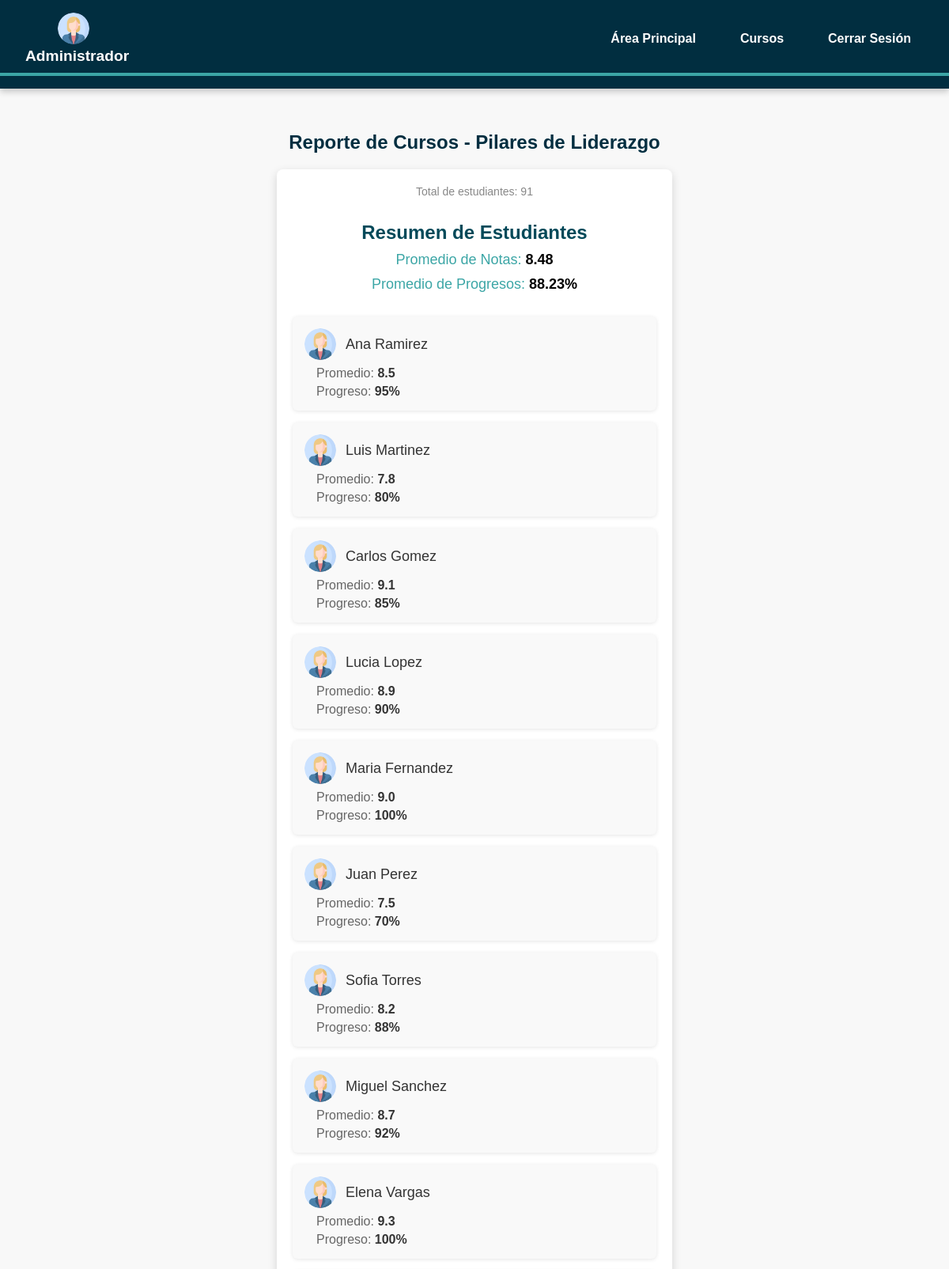
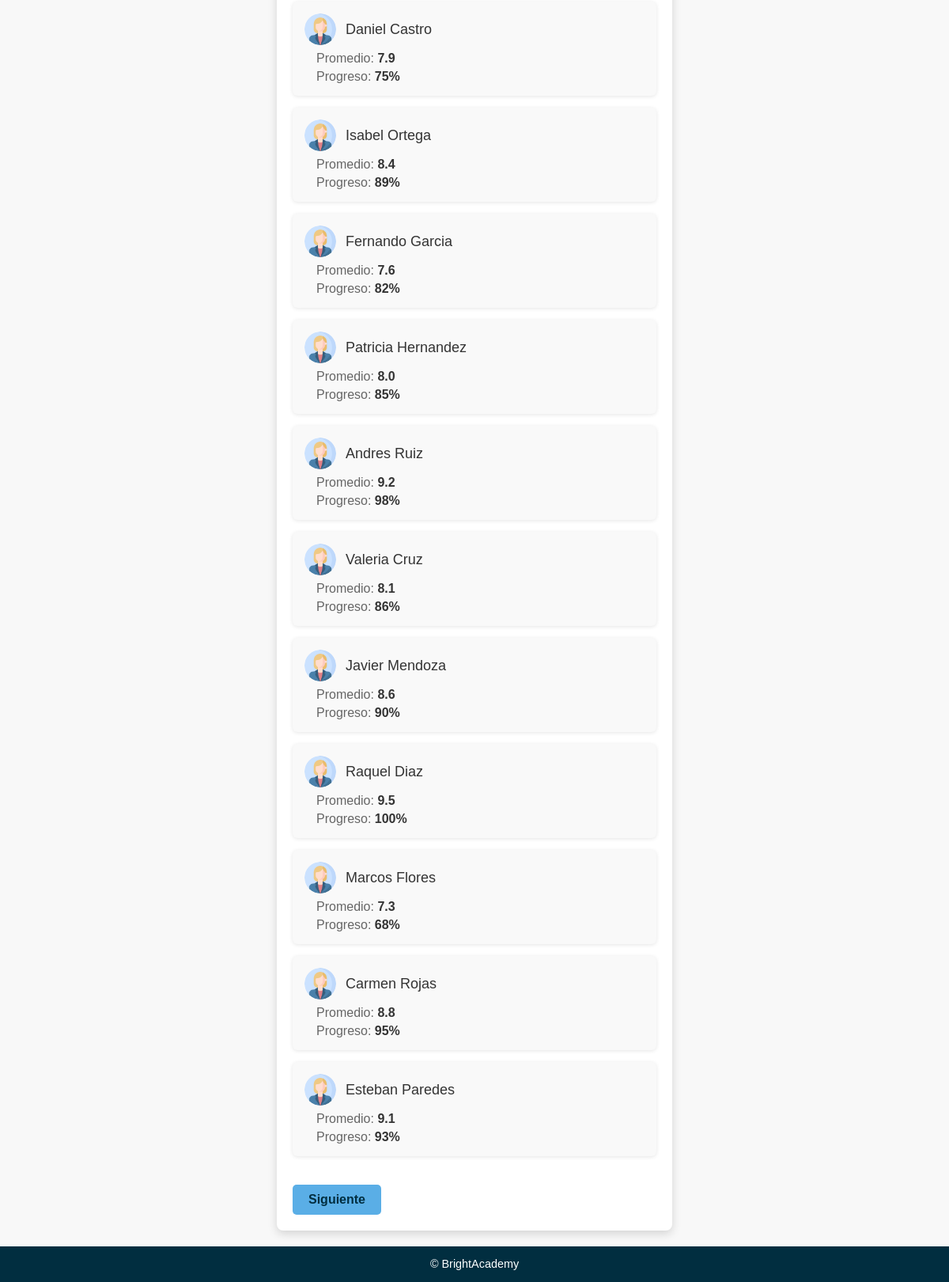
The app's page /generar_reportes/reportes_4.php with its own data (2 pictures, top to bottom).
### tables this page shows
CREATE TABLE estudiantes_4 (
	id INT AUTO_INCREMENT PRIMARY KEY,
	nombre_estudiante VARCHAR(255) NOT NULL,
	apellido_estudiante VARCHAR(255) NOT NULL,
	promedio_estudiante VARCHAR(255) NOT NULL,
	porcentaje_progreso VARCHAR(255) NOT NULL
);

### mostrar_reportes/mostrar_reportes_4.php (the view, shortened to what this page needs)
<?php
$server = "localhost";
$user = "root";
$pass = "root";
$db = "BrightAcademy";
$conexion = new mysqli($server, $user, $pass, $db);
$estudiantesPorPagina = 20;
$page = isset($_GET['page']) ? (int)$_GET['page'] : 1;
$offset = ($page - 1) * $estudiantesPorPagina;
$countQuery = "SELECT COUNT(*) as total FROM estudiantes_4";
$countResult = $conexion->query($countQuery);
$totalEstudiantes = $countResult->fetch_assoc()['total'];
$totalPaginas = ceil($totalEstudiantes / $estudiantesPorPagina);
echo '<div class="total-students">Total de estudiantes: ' . $totalEstudiantes . '</div>';
$query = "
    SELECT
        ROUND(AVG(CAST(promedio_estudiante AS DECIMAL(5,2))), 2) AS promedio_promedios,
        ROUND(AVG(CAST(porcentaje_progreso AS DECIMAL(5,2))), 2) AS promedio_progresos
    FROM
        estudiantes_4";
$result = $conexion->query($query);
if ($result) {
    $row = $result->fetch_assoc();
    echo '<div style="padding: 20px; font-family: Arial, sans-serif; color: #3CA6A6;">';
    echo '<h2 style="font-size: 24px; color: #024959;">Resumen de Estudiantes</h2>';
    echo '<p style="font-size: 18px; margin: 10px 0; text-align: center;">Promedio de Notas: <span style="font-weight: bold; color: #000;">' . $row['promedio_promedios'] . '</span></p>';
    echo '<p style="font-size: 18px; margin: 10px 0; text-align: center;">Promedio de Progresos: <span style="font-weight: bold; color: #000;">' . $row['promedio_progresos'] . '%</span></p>';
    echo '</div>';
}
$query = "SELECT nombre_estudiante, apellido_estudiante, promedio_estudiante, porcentaje_progreso
          FROM estudiantes_4
          LIMIT $estudiantesPorPagina OFFSET $offset";
$result = $conexion->query($query);
if ($result->num_rows > 0) {
    while ($row = $result->fetch_assoc()) {
        $nombreCompleto = $row['nombre_estudiante'] . ' ' . $row['apellido_estudiante'];
        $promedio = $row['promedio_estudiante'];
        $progreso = $row['porcentaje_progreso'];
        echo '<div class="student-report">';
        echo '<div class="student-info">';
        echo '<img src="../img/perfil.png" alt="alumno">';
        echo '<h3>' . $nombreCompleto . '</h3>';
        echo '</div>';
        echo '<div class="student-average">Promedio: <span>' . $promedio . '</span></div>';
        echo '<div class="student-progress">Progreso: <span>' . $progreso . '</span></div>';
        echo '</div>';
    }
} else {
    echo '<div class="no-data">No hay datos disponibles.</div>';
}
echo '<div class="pagination">';
if ($page < $totalPaginas) {
    echo '<a class="button-1" href="?page=' . ($page + 1) . '">Siguiente</a>';
}
echo '</div>';
?>

### css/menu.css (style rules this page uses)
:root { --color-primario: #012E40; --color-secundario: #024959; --color-accento: #3C7499; --color-fondo: #f8f8f8; --color-texto: #FFFFFF; --color-borde: #3CA6A6; --color-boton: #5AAEE6; --color-hover: #94C1FF; --color-nav-hover: #5AAEE6; }
* { margin: 0; padding: 0; box-sizing: border-box; font-family: Arial, sans-serif; }
body { background-color: var(--color-fondo); color: var(--color-primario); }

### css/reportes.css (style rules this page uses)
.cursos h2 { text-align: center; }
.report-date, .total-students { text-align: center; font-size: 14px; color: #888; margin-bottom: 10px; }
.student-report { background-color: #f9f9f9; border-radius: 6px; padding: 15px; margin-bottom: 15px; box-shadow: 0 1px 5px rgba(0, 0, 0, 0.1); }
.student-info { display: flex; align-items: center; margin-bottom: 8px; }
.student-info img { width: 40px; height: 40px; border-radius: 50%; margin-right: 12px; }
.student-info h3 { margin: 0; font-size: 18px; color: #333; font-weight: 500; }
.student-average, .student-progress { font-size: 16px; color: #666; margin-left: 15px; margin-top: 5px; }
.student-average span, .student-progress span { font-weight: bold; color: #333; }

### mostrar_reportes/mostrar_reportes_4.php (style rules this page uses)
.pagination { display: flex; justify-content: space-between; margin-top: 20px; }
.button-1 { padding: 10px 20px; margin-top: 1em; background-color: var(--color-boton); color: var(--color-primario); text-decoration: none; border-radius: 5px; font-size: 1em; font-weight: bold; transition: background-color 0.3s ease; }

### records on screen
estudiantes_4: nombreCompleto "Ana Ramirez", promedio_estudiante "8.5", porcentaje_progreso "95%"
estudiantes_4: nombreCompleto "Luis Martinez", promedio_estudiante "7.8", porcentaje_progreso "80%"
estudiantes_4: nombreCompleto "Carlos Gomez", promedio_estudiante "9.1", porcentaje_progreso "85%"
estudiantes_4: nombreCompleto "Lucia Lopez", promedio_estudiante "8.9", porcentaje_progreso "90%"
estudiantes_4: nombreCompleto "Maria Fernandez", promedio_estudiante "9.0", porcentaje_progreso "100%"
estudiantes_4: nombreCompleto "Juan Perez", promedio_estudiante "7.5", porcentaje_progreso "70%"
estudiantes_4: nombreCompleto "Sofia Torres", promedio_estudiante "8.2", porcentaje_progreso "88%"
estudiantes_4: nombreCompleto "Miguel Sanchez", promedio_estudiante "8.7", porcentaje_progreso "92%"
estudiantes_4: nombreCompleto "Elena Vargas", promedio_estudiante "9.3", porcentaje_progreso "100%"
estudiantes_4: nombreCompleto "Daniel Castro", promedio_estudiante "7.9", porcentaje_progreso "75%"
estudiantes_4: nombreCompleto "Isabel Ortega", promedio_estudiante "8.4", porcentaje_progreso "89%"
estudiantes_4: nombreCompleto "Fernando Garcia", promedio_estudiante "7.6", porcentaje_progreso "82%"
estudiantes_4: nombreCompleto "Patricia Hernandez", promedio_estudiante "8.0", porcentaje_progreso "85%"
estudiantes_4: nombreCompleto "Andres Ruiz", promedio_estudiante "9.2", porcentaje_progreso "98%"
estudiantes_4: nombreCompleto "Valeria Cruz", promedio_estudiante "8.1", porcentaje_progreso "86%"
estudiantes_4: nombreCompleto "Javier Mendoza", promedio_estudiante "8.6", porcentaje_progreso "90%"
estudiantes_4: nombreCompleto "Raquel Diaz", promedio_estudiante "9.5", porcentaje_progreso "100%"
estudiantes_4: nombreCompleto "Marcos Flores", promedio_estudiante "7.3", porcentaje_progreso "68%"
estudiantes_4: nombreCompleto "Carmen Rojas", promedio_estudiante "8.8", porcentaje_progreso "95%"
estudiantes_4: nombreCompleto "Esteban Paredes", promedio_estudiante "9.1", porcentaje_progreso "93%"

### other values on screen
$totalEstudiantes "91"
$row['promedio_promedios'] "8.48"
$row['promedio_progresos'] "88.23"
